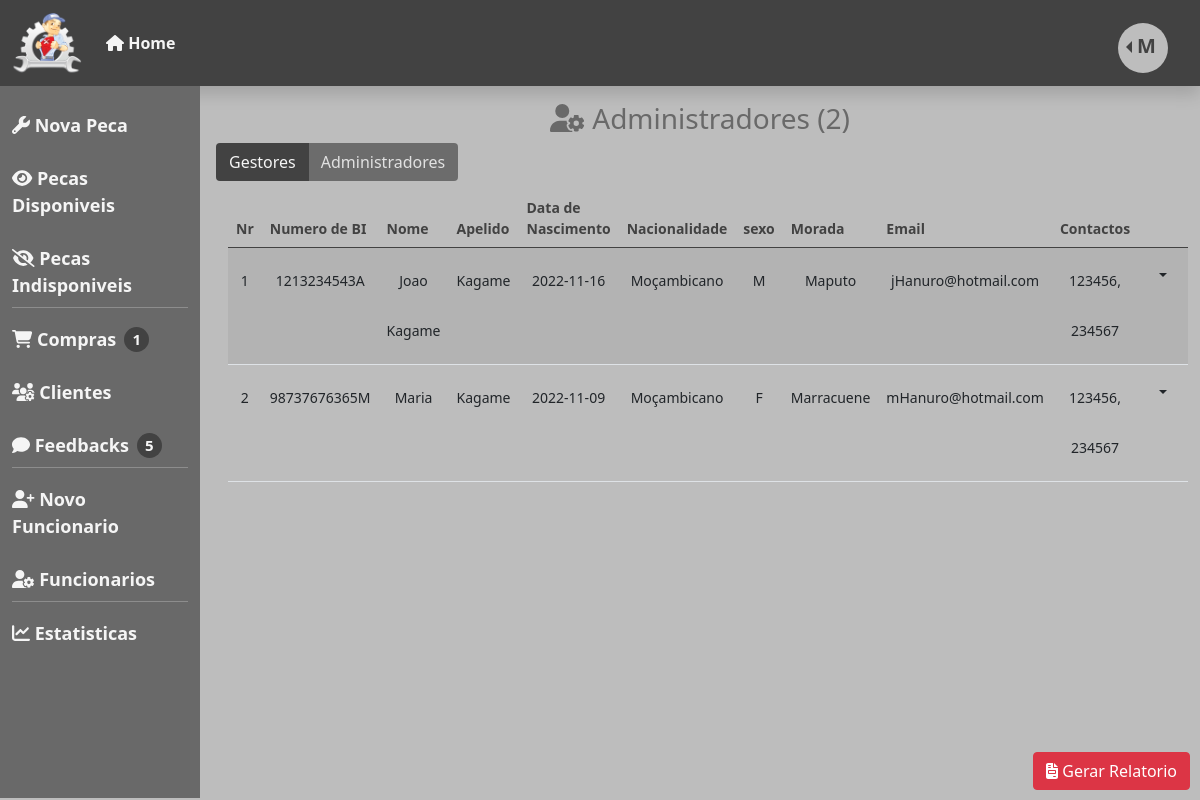
The page /gestao/views/Administradores.php (signed in) on the database its author committed.
### tables this page shows
CREATE TABLE IF NOT EXISTS `perfil` (
  `id_perfil` int NOT NULL AUTO_INCREMENT,
  `username` varchar(200) NOT NULL,
  `senha` varchar(100) NOT NULL,
  `perfil` varchar(100) NOT NULL,
  `id_gestor` int DEFAULT NULL,
  `id_administrador` int DEFAULT NULL,
  `id_cliente` int NOT NULL,
  PRIMARY KEY (`id_perfil`),
  KEY `id_gestor` (`id_gestor`),
  KEY `id_administrador` (`id_administrador`),
  KEY `id_cliente` (`id_cliente`)
);

CREATE TABLE IF NOT EXISTS `administrador` (
  `id` int NOT NULL AUTO_INCREMENT,
  `nome` varchar(100) NOT NULL,
  `apelido` varchar(100) NOT NULL,
  `data_nascimento` date NOT NULL,
  `nacionalidade` varchar(100) NOT NULL,
  `nr_bi` varchar(100) NOT NULL,
  `sexo` char(5) NOT NULL,
  `morada` text NOT NULL,
  `email` varchar(100) NOT NULL,
  `contactos` varchar(100) NOT NULL,
  PRIMARY KEY (`id`)
);

### gestao/controllers/VerFuncionariosController.php (called while the page is built, shortened)
<?php
include_once '../models/Administrador.php';
class VerFuncionarioController
{
    public function administrador()
    {
        $this->funcionario = new Administrador();
        $this->dados = $this->funcionario->selectAll();
        return $this->dados;
    }
    public function totalAdministradores()
    {
        $this->funcionario = new Administrador();
        $this->dados = $this->funcionario->count();
        return $this->dados;
    }
}
$verFuncionario = new VerFuncionarioController();
$admin = $verFuncionario->administrador();
$totalAdmin = $verFuncionario->totalAdministradores();

### gestao/models/Administrador.php (called while the page is built, shortened)
<?php
include_once '../../config/db.php';
class Administrador
{
    private $conexao;
    function __construct()
    {
        $this->dbConnection = new dbConnection();
        $this->conexao = $this->dbConnection->connect();
        return $this->conexao;
    }
    public function selectAll()
    {
        $this->sql = $this->conexao->query("SELECT * FROM administrador JOIN perfil WHERE administrador.id = perfil.id_administrador");
        $this->sql->execute();
        $this->dados = $this->sql->fetchAll(PDO::FETCH_OBJ);
        return $this->dados;
    }
    public function count()
    {
        $this->sql = $this->conexao->query("SELECT * FROM administrador JOIN perfil WHERE administrador.id = perfil.id_administrador");
        $this->sql->execute();
        $this->conta = $this->sql->rowCount();
        return $this->conta;
    }
}

### config/db.php (called while the page is built, shortened)
<?php
class dbConnection
{
     public $user = "root";
     public $password = "";
     public $db_name = "pecas_automoveis";
     public $host = "localhost";
     function connect()
     {
          try {
               $this->con = new PDO("mysql:host=$this->host;dbname=$this->db_name", $this->user, $this->password);
               return $this->con;
          } catch (PDOException $e) {
               return $e->getMessage();
          }
     }
}

### gestao/views/Administradores.php (the view, shortened to what this page needs)
<?php
include_once './head.php';
?>
<?php include_once '../controllers/verFuncionariosController.php'; ?>
<div class="container conteudo col-sm-10 p-3">
    <h3 class="text-center"><i class="fa-solid fa-user-gear"></i> Administradores (<?php echo $totalAdmin; ?>)</h3>
    <div class="btn-group fload-start">
        <a href="./Gestores.php" class="btn">Gestores</a>
        <a href="#" class="btn disabled">Administradores</a>
    </div>
    <div class="container mt-2">
        <table class="table table-striped">
            <thead>
                <th>Nr</th>
                <th>Numero de BI</th>
                <th>Nome</th>
                <th>Apelido</th>
                <th>Data de Nascimento</th>
                <th>Nacionalidade</th>
                <th>sexo</th>
                <th>Morada</th>
                <th>Email</th>
                <th>Contactos</th>
                <th></th>
            </thead>
            <tbody>
                <?php
                $count = 1;
                foreach ($admin as $key => $value) {
                ?>
                    <tr>
                        <td><?php echo $count; ?></td>
                        <td><?php echo $value->nr_bi; ?></td>
                        <td><?php echo $value->nome; ?></td>
                        <td><?php echo $value->apelido; ?></td>
                        <td><?php echo $value->data_nascimento; ?></td>
                        <td><?php echo $value->nacionalidade; ?></td>
                        <td><?php echo $value->sexo; ?></td>
                        <td><?php echo $value->morada; ?></td>
                        <td><?php echo $value->email; ?></td>
                        <td><?php echo $value->contactos; ?></td>
                        <td style="text-align: center;" class="accoes">
                            <div class="dropdown">
                                <button type="button" class=" btn dropdown-toggle" data-bs-toggle="dropdown" <?php if ($head->getPerfil() == "gestor") { ?> hidden <?php } ?>></button>
                            </div>
                        </td>
                    <?php $count++;
                } ?>
            </tbody>
        </table>
    </div>
    <div class="relatorio">
        <a href="" class="btn btn-danger"><i class="fa-solid fa-file-invoice"></i> Gerar Relatorio</a>
    </div>
</div>
</div>
<?php include_once './foot.php'; ?>

### assets/css/gestaoHome.css (style rules this page uses)
body { background-color: #bdbdbd; overflow: hidden; }
.conteudo h3 { color: #696969; }
.conteudo { overflow: auto; height: 89vh; }
th { color: #424242; }
td { text-align: center; line-height: 50px; }
.relatorio { position: absolute; bottom: 10px; right: 10px; }
.table { font-size: 14px; }
.btn-group a { background-color: #424242; color: whitesmoke; }
.accoes { line-height: normal; }

### rows shown on the page
perfil: id_administrador.nr_bi "1213234543A", id_administrador.nome "Joao Kagame", id_administrador.apelido "Kagame", id_administrador.data_nascimento "2022-11-16", id_administrador.nacionalidade "Moçambicano", id_administrador.sexo "M", id_administrador.morada "Maputo", id_administrador.email "jHanuro@hotmail.com", id_administrador.contactos "123456, 234567"
perfil: id_administrador.nr_bi "98737676365M", id_administrador.nome "Maria", id_administrador.apelido "Kagame", id_administrador.data_nascimento "2022-11-09", id_administrador.nacionalidade "Moçambicano", id_administrador.sexo "F", id_administrador.morada "Marracuene", id_administrador.email "mHanuro@hotmail.com", id_administrador.contactos "123456, 234567"

### other values the page prints
$head->getUserLetra() "M"
$head->totalComprasPendentes() "1"
$totalAdmin "2"
